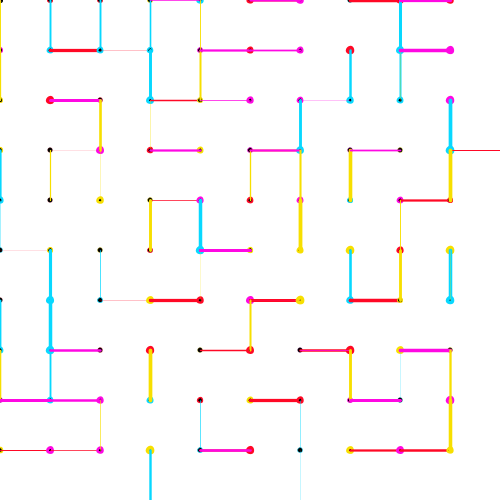
Frame 1 (no input)
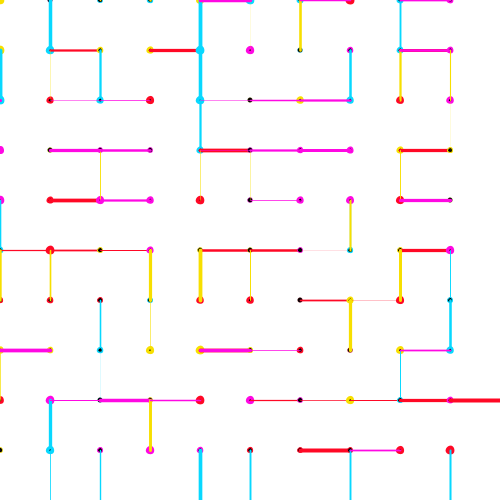
Frame 2 (the mouse pressed at the canvas centre, redrawn once)

The Processing sketch that drew these frames (run headless with seeded random() and noise(); the mouse was pressed at the canvas centre and the sketch redrawn once):

// Processing sketch: DATT2400_W1_E2_grid_with_simple_rules_pde
// ── DATT2400_W1_E2_grid_with_simple_rules_pde.pde
//DATT 2400 Week 1. Example 2

//how many collumns and rows in my grid
int cols = 10;
int rows = 10;

//variables to hold stepsize (spacing in the grid)
int stepx, stepy;

//setup the size of my canvas
void setup() {
  size(500, 500);

  //value of stepsizes
  stepx = (width / cols);
  stepy = (height / rows);

  //set the fill color to 0 - effects the ellipse fill
  fill(0);

  noLoop();
}

//variables for column and row position
int col = 0;
int row = 0;

//drawing loop -- keeps the sketch running in realtime
void draw() {
  background(255);

  for (int i = 0; i < cols; i++) {
    for (int j = 0; j < rows; j++) {
      //variables for our x and y positions
      float x = i*stepx;
      float y = j*stepy;

      //variable for our linesize
      int linesize = stepy;

      //draw an ellipse 5*5 pixels wide at each xy coordinate.
      ellipse(x, y, 5, 5);

      int dice = int(random(4));

      strokeWeight (random(4));

      //we use switch as a more convenient if else structure
      //we feed switch a variable, in this case our dice variables.
      //if the dice rolls a 0 we select "case 0", if it rolls a 1 "case 1" etc...
      //rolls generate simple line drawings -- up, down, left, right

      //take a look at the switch reference here: https://processing.org/reference/switch.html
      switch(dice) {
      case 0:
        //line goes right
        //color = red
        stroke(255, 8, 37);
        line(x, y, x+linesize, y);
        break;
      case 1:
        //line goes down
        //color = blue
        stroke(8, 216, 255);
        line(x, y, x, y+linesize);
        break;
      case 2:
        //line goes left
        //color = pink
        stroke(255, 8, 227);
        line(x, y, x-linesize, y);
        break;
      case 3:
        //line goes up
        //color = yellow
        stroke(247, 223, 0);
        line(x, y, x, y-linesize);
        break;
      }
    }
  }
}

//in setup we use noLoop() to make the code only run once
//we can use the mousePressed function to redraw() -- run the code in draw again
void mousePressed() {
  redraw();
}
